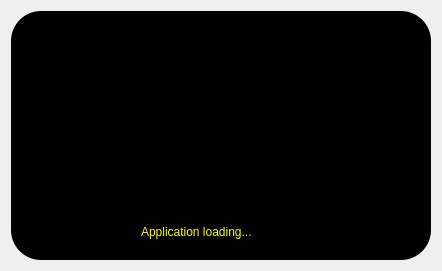
<?xml version="1.0" encoding="UTF-8"?>
<ui version="4.0">
 <class>LoadingDialog</class>
 <widget class="QDialog" name="LoadingDialog">
  <property name="geometry">
   <rect>
    <x>0</x>
    <y>0</y>
    <width>442</width>
    <height>271</height>
   </rect>
  </property>
  <property name="windowTitle">
   <string>Dialog</string>
  </property>
  <property name="styleSheet">
   <string notr="true">QFrame#mainFrame{
	background-color: black;
	border-radius: 30px; 
}
QLabel{
	color: yellow;
}</string>
  </property>
  <layout class="QHBoxLayout" name="horizontalLayout">
   <item>
    <widget class="QFrame" name="mainFrame">
     <property name="accessibleName">
      <string>evo-custom-dial</string>
     </property>
     <property name="frameShape">
      <enum>QFrame::StyledPanel</enum>
     </property>
     <property name="frameShadow">
      <enum>QFrame::Raised</enum>
     </property>
     <widget class="QLabel" name="loadingContent">
      <property name="geometry">
       <rect>
        <x>130</x>
        <y>210</y>
        <width>172</width>
        <height>21</height>
       </rect>
      </property>
      <property name="text">
       <string>Application loading...</string>
      </property>
     </widget>
     <widget class="QLabel" name="lblYellow">
      <property name="geometry">
       <rect>
        <x>130</x>
        <y>30</y>
        <width>150</width>
        <height>150</height>
       </rect>
      </property>
      <property name="minimumSize">
       <size>
        <width>150</width>
        <height>150</height>
       </size>
      </property>
      <property name="maximumSize">
       <size>
        <width>150</width>
        <height>150</height>
       </size>
      </property>
      <property name="accessibleName">
       <string>loading-images-area</string>
      </property>
      <property name="layoutDirection">
       <enum>Qt::RightToLeft</enum>
      </property>
      <property name="styleSheet">
       <string notr="true"/>
      </property>
      <property name="frameShadow">
       <enum>QFrame::Plain</enum>
      </property>
      <property name="text">
       <string/>
      </property>
      <property name="pixmap">
       <pixmap resource="icons.qrc">:/icons/icons/yellow.svg</pixmap>
      </property>
      <property name="scaledContents">
       <bool>true</bool>
      </property>
     </widget>
     <widget class="QLabel" name="lblCyan">
      <property name="geometry">
       <rect>
        <x>130</x>
        <y>30</y>
        <width>150</width>
        <height>150</height>
       </rect>
      </property>
      <property name="minimumSize">
       <size>
        <width>150</width>
        <height>150</height>
       </size>
      </property>
      <property name="maximumSize">
       <size>
        <width>150</width>
        <height>150</height>
       </size>
      </property>
      <property name="accessibleName">
       <string>loading-images-area</string>
      </property>
      <property name="layoutDirection">
       <enum>Qt::RightToLeft</enum>
      </property>
      <property name="styleSheet">
       <string notr="true"/>
      </property>
      <property name="frameShadow">
       <enum>QFrame::Plain</enum>
      </property>
      <property name="text">
       <string/>
      </property>
      <property name="pixmap">
       <pixmap resource="icons.qrc">:/icons/icons/cyan.svg</pixmap>
      </property>
      <property name="scaledContents">
       <bool>true</bool>
      </property>
     </widget>
     <widget class="QLabel" name="lblMagenta">
      <property name="geometry">
       <rect>
        <x>130</x>
        <y>30</y>
        <width>150</width>
        <height>150</height>
       </rect>
      </property>
      <property name="minimumSize">
       <size>
        <width>150</width>
        <height>150</height>
       </size>
      </property>
      <property name="maximumSize">
       <size>
        <width>150</width>
        <height>150</height>
       </size>
      </property>
      <property name="accessibleName">
       <string>loading-images-area</string>
      </property>
      <property name="layoutDirection">
       <enum>Qt::RightToLeft</enum>
      </property>
      <property name="styleSheet">
       <string notr="true"/>
      </property>
      <property name="frameShadow">
       <enum>QFrame::Plain</enum>
      </property>
      <property name="text">
       <string/>
      </property>
      <property name="pixmap">
       <pixmap resource="icons.qrc">:/icons/icons/magenta.svg</pixmap>
      </property>
      <property name="scaledContents">
       <bool>true</bool>
      </property>
     </widget>
     <widget class="QLabel" name="lblLogo">
      <property name="geometry">
       <rect>
        <x>170</x>
        <y>70</y>
        <width>70</width>
        <height>70</height>
       </rect>
      </property>
      <property name="minimumSize">
       <size>
        <width>70</width>
        <height>70</height>
       </size>
      </property>
      <property name="maximumSize">
       <size>
        <width>70</width>
        <height>70</height>
       </size>
      </property>
      <property name="accessibleName">
       <string>loading-images-area</string>
      </property>
      <property name="layoutDirection">
       <enum>Qt::RightToLeft</enum>
      </property>
      <property name="styleSheet">
       <string notr="true"/>
      </property>
      <property name="frameShadow">
       <enum>QFrame::Plain</enum>
      </property>
      <property name="text">
       <string/>
      </property>
      <property name="pixmap">
       <pixmap resource="icons.qrc">:/icons/icons/mimetik-logo.svg</pixmap>
      </property>
      <property name="scaledContents">
       <bool>true</bool>
      </property>
     </widget>
    </widget>
   </item>
  </layout>
 </widget>
 <resources>
  <include location="icons.qrc"/>
 </resources>
 <connections/>
</ui>
